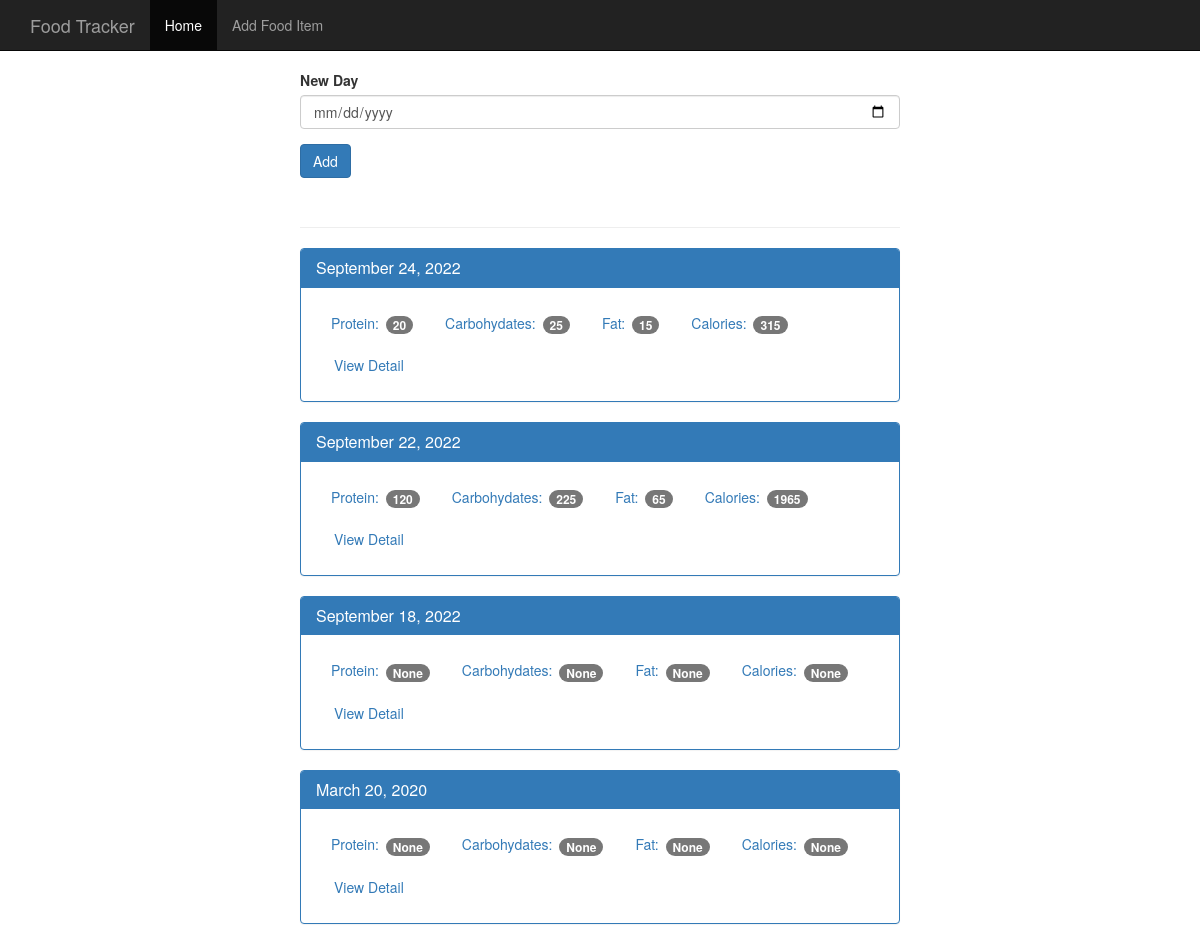
The page / on the database its author committed.
### tables this page shows
CREATE TABLE log_date (
    id integer primary key autoincrement,
    entry_date date not null
);

### app.py (the view)
@app.route('/', methods=['GET', 'POST'])
def index():
    db = get_db()
    if request.method == 'POST':
        date = request.form['date']
        dt = datetime.strptime(date, '%Y-%m-%d')
        database_date = datetime.strftime(dt, '%Y%m%d')
        db.execute('insert into log_date (entry_date) values (?)', [database_date])
        db.commit()
    cur = db.execute('select log_date.entry_date, sum(food.protein) as protein, sum(food.carbohydrates) as carbs, sum(food.fat) as fat, sum(food.calories) as calories from log_date left join food_date on food_date.log_date_id = log_date.id left join food on food.id = food_date.food_id group by log_date.id order by log_date.entry_date desc')
    results = cur.fetchall()
    date_results = []
    for i in results:
        single_date = {}
        single_date['entry_date'] = i['entry_date']
        single_date['protein'] = i['protein']
        single_date['carbohydrates'] = i['carbs']
        single_date['fat'] = i['fat']
        single_date['calories'] = i['calories']
        d = datetime.strptime(str(i['entry_date']), '%Y%m%d')
        single_date['pretty_date'] = datetime.strftime(d, '%B %d, %Y')
        date_results.append(single_date)
    return render_template('home.html', results=date_results)

### database.py (called while the page is built)
def connect_db():
    sql = sqlite3.connect('./food_log.db')
    sql.row_factory = sqlite3.Row
    return sql

def get_db():
    if not hasattr(g, 'sqlite_db'):
        g.sqlite_db = connect_db()
    return g.sqlite_db

### templates/home.html
{% extends "base.html" %}
{% block body %}
    <nav class="navbar navbar-inverse navbar-fixed-top">
      <div class="container">
        <div class="navbar-header">
          <a class="navbar-brand" href="{{ url_for('index') }}">Food Tracker</a>
        </div>
        <div id="navbar" class="navbar-collapse collapse">
          <ul class="nav navbar-nav">
            <li class="active"><a href="{{ url_for('index') }}">Home</a></li>
            <li><a href="{{ url_for('food') }}">Add Food Item</a></li>
          </ul>
        </div>
      </div>
    </nav>
    <div class="container theme-showcase col-sm-6 col-sm-offset-3" role="main">
      <div class="row">
        <div>
          <form method="POST" action="/">
            <div class="form-group">
              <label for="new-day">New Day</label>
              <input type="date" class="form-control" name="date" id="new-day">
            </div>
            <button type="submit" class="btn btn-primary">Add</button>
          </form>
          <div class="page-header"></div>
          {% for r in results %}
          <div class="panel panel-primary">
            <div class="panel-heading">
              <h3 class="panel-title">{{ r.pretty_date }}</h3>
            </div>
            <div class="panel-body">
              <ul class="nav nav-pills" role="tablist">
                <li><a>Protein: <span class="badge">{{ r.protein }}</span></a></li>
                <li><a>Carbohydates: <span class="badge">{{ r.carbohydrates }}</span></a></li>
                <li><a>Fat: <span class="badge">{{ r.fat }}</span></a></li>
                <li><a>Calories: <span class="badge">{{ r.calories}}</span></a></li>
                <li><a href="{{ url_for('view', date=r.entry_date) }}" type="button" class="btn btn-link">View Detail</a></li>
              </ul>
            </div>
          </div>
          {% endfor %}
        </div>
      </div>
    </div>
{% endblock %}

### templates/base.html (shortened to what this page needs)
<!DOCTYPE html>
<html lang="en">
  <head>
    <link href="{{ url_for('static', filename='bootstrap.min.css') }}" rel="stylesheet">
    <link href="{{ url_for('static', filename='theme.css') }}" rel="stylesheet">
  </head>
  <body>
    {% block body %}{% endblock %}
  </body>
</html>

### static/theme.css (style rules this page uses)
body { padding-top: 70px; padding-bottom: 30px; }

### rows shown on the page
log_date: pretty_date "September 24, 2022", protein "20", carbohydrates "25", fat "15", calories "315"
log_date: pretty_date "September 22, 2022", protein "120", carbohydrates "225", fat "65", calories "1965"
log_date: pretty_date "September 18, 2022", protein "None", carbohydrates "None", fat "None", calories "None"
log_date: pretty_date "March 20, 2020", protein "None", carbohydrates "None", fat "None", calories "None"
